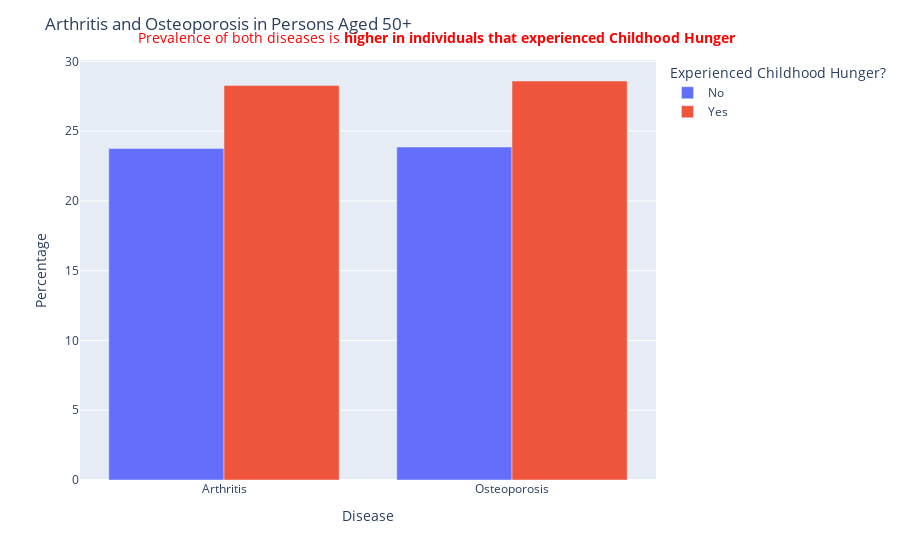

Here is the notebook cell this chart was saved with:
### Code cell
# https://www.ncbi.nlm.nih.gov/pmc/articles/PMC8021205/#:~:text=The%20multivariate%20analysis%20revealed%20that,adults%20who%20did%20not%20experience

# Arthritis: Of those that did not develop arthritis, 23.75% had experienced childhood hunger

# Of those that did develop arthritis, 28.27% had experienced childhood hunger

# 21,178	2333	2219	1458

arth_osteo = pd.DataFrame([['Arthritis','No',23.75], 
                          ['Arthritis','Yes',28.27],
                          ['Osteoporosis','No',23.86],
                          ['Osteoporosis','Yes',28.59]])

arth_osteo.columns =['Disease','Childhood Hunger','Percent']

import plotly.express as px
import pandas as pd

df = arth_osteo

# Create grouped bar chart colored by Childhood Hunger
fig = px.bar(df, x='Disease', y='Percent', color='Childhood Hunger', barmode='group')

# Update layout
fig.update_layout(
    title='Arthritis and Osteoporosis in Persons Aged 50+',
    xaxis_title='Disease',
    yaxis_title='Percentage',
    legend_title='Experienced Childhood Hunger?',
)

kicker = go.layout.Annotation(
     text="Prevalence of both diseases is <b>higher in individuals that experienced Childhood Hunger<b>",
     x=.08,
     y=1.08,
     showarrow=False,
     xanchor="left",
     xshift=10,
     xref = 'paper',
     yref = 'paper',
     font=dict(size=14,color ='red')
 )
fig.add_annotation(kicker)

fig.show()

### Figure 1 — Plotly figure (JSON) as saved in the notebook; plotly's stock layout.template omitted (floating-point values rounded to 4 significant figures)
{"data": [{"alignmentgroup": "True", "hovertemplate": "Childhood Hunger=No<br>Disease=%{x}<br>Percent=%{y}<extra></extra>", "legendgroup": "No", "marker": {"color": "#636efa", "pattern": {"shape": ""}}, "name": "No", "offsetgroup": "No", "orientation": "v", "showlegend": true, "textposition": "auto", "type": "bar", "x": ["Arthritis", "Osteoporosis"], "xaxis": "x", "y": [23.75, 23.86], "yaxis": "y"}, {"alignmentgroup": "True", "hovertemplate": "Childhood Hunger=Yes<br>Disease=%{x}<br>Percent=%{y}<extra></extra>", "legendgroup": "Yes", "marker": {"color": "#EF553B", "pattern": {"shape": ""}}, "name": "Yes", "offsetgroup": "Yes", "orientation": "v", "showlegend": true, "textposition": "auto", "type": "bar", "x": ["Arthritis", "Osteoporosis"], "xaxis": "x", "y": [28.27, 28.59], "yaxis": "y"}], "layout": {"annotations": [{"font": {"color": "red", "size": 14}, "showarrow": false, "text": "Prevalence of both diseases is <b>higher in individuals that experienced Childhood Hunger<b>", "x": 0.08, "xanchor": "left", "xref": "paper", "xshift": 10, "y": 1.08, "yref": "paper"}], "barmode": "group", "legend": {"title": {"text": "Experienced Childhood Hunger?"}, "tracegroupgap": 0}, "margin": {"t": 60}, "title": {"text": "Arthritis and Osteoporosis in Persons Aged 50+"}, "xaxis": {"anchor": "y", "domain": [0, 1], "title": {"text": "Disease"}}, "yaxis": {"anchor": "x", "domain": [0, 1], "title": {"text": "Percentage"}}}}
